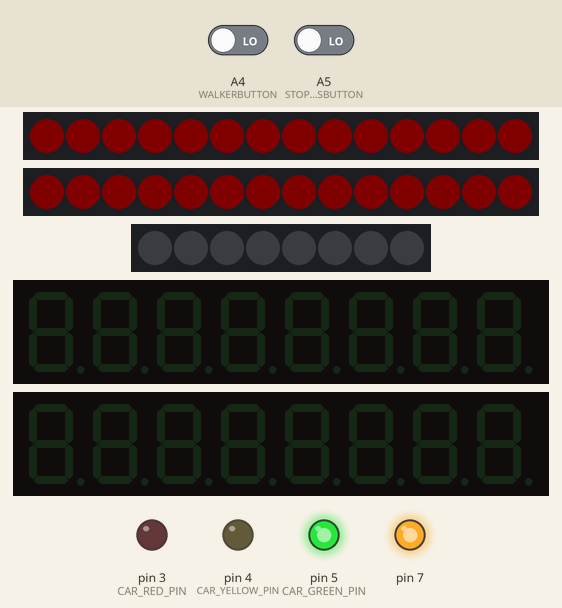
This sketch was run on a simulated Arduino Uno, built with avr-gcc and run on an emulated ATmega328P. Parts: 2 × 14 RGB LEDs in strip order, left to right, 8 RGB LEDs in strip order, left to right, 2 × 8-digit seven-segment display, output pins drawn as LEDs (lit = HIGH). The inputs (shaded band) are chosen by the test bench; at power-on: A4 (WALKERBUTTON) LOW, A5 (STOPCARSBUTTON) LOW. Dim RGB values are drawn brighter than linear; random numbers use the default seed unless the sketch sets one.

Above: at 3.6 s.
3.7 s: A4 (WALKERBUTTON) driven HIGH and A5 (STOPCARSBUTTON) driven HIGH
At 6.0 s:
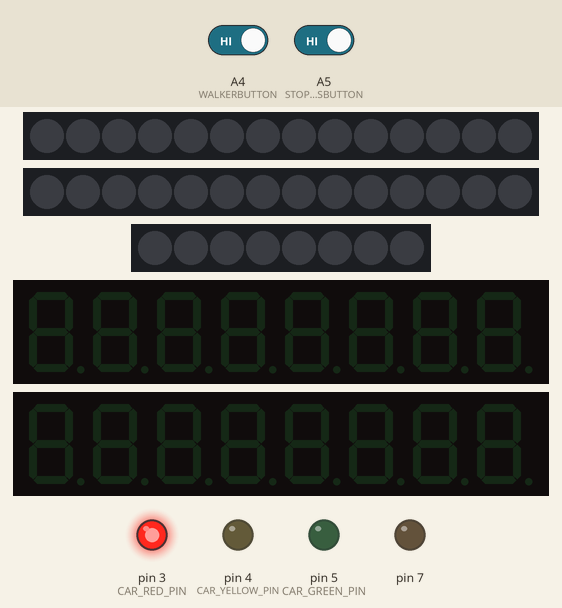
At 8.5 s:
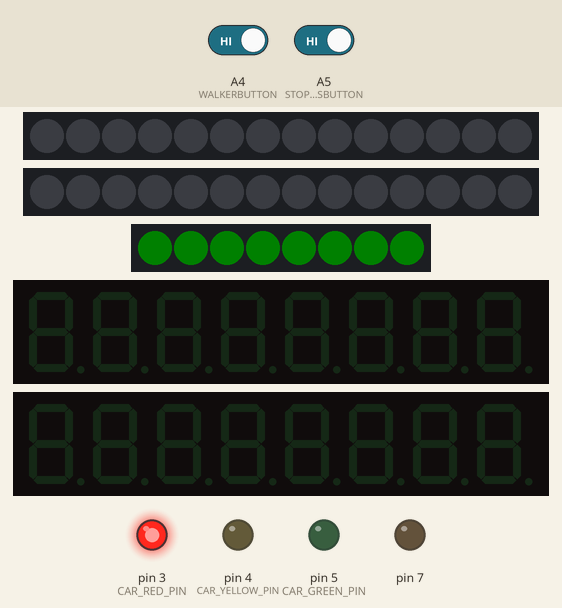
Timing chart, 0 to 15.7 s (numbered marks = the images above; inputs shaded):
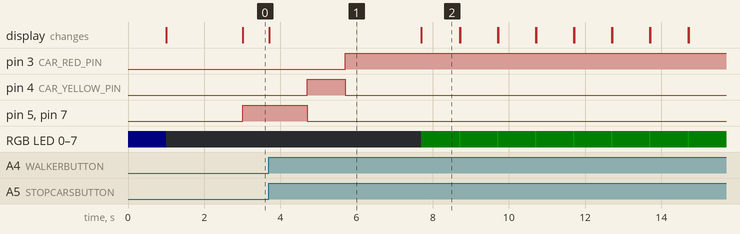

The sketch:

Semaforo.ino
```cpp
// (licence header left out)
#include <Arduino.h>
#include "config.h"
#include <Adafruit_NeoPixel.h>
#include <avr/power.h>
#include "ledStripes.h"
#include "DigitLedDisplay.h"

struct Semaforo {

    uint8_t CAR_RED_PIN;
    uint8_t CAR_YELLOW_PIN;
    uint8_t CAR_GREEN_PIN;
    uint8_t WALKER_RED_PIN;
    uint8_t WALKER_GREEN_PIN;
    uint8_t animationState;
    bool direction;
    bool started;
};

struct Timer {

    uint32_t interval;
    uint32_t lastExecution;
    bool started;
};

struct BlinkAnimation : Timer {

    uint8_t intervalBlinks;
    uint32_t lastExecutionBlinks;
    uint8_t cont;
    bool blink;
    bool started;
};

BlinkAnimation animations[2] = {};

/**
 * @brief
 * 0 -> Cars OPEN;
 * 1 -> Cars CLOSE
 */
int8_t state = -1;

uint8_t cars = 1;
uint8_t walkers = 0;

Timer walkersOpenTimeout;
Timer timeWalkersToCross;
Timer animationSemaforo;
Timer timesLCDTimer;
Timer infoRoadLCDTimer;
Timer addWalkersTimer;
Timer stopCars;

Semaforo semaforo;

DigitLedDisplay timesLCD = DigitLedDisplay(11, 12, 13);
DigitLedDisplay infoRoad = DigitLedDisplay(A0, A1, A2);

uint32_t prueba = 0;

void setup() {

    #ifdef DEBUG
    Serial.begin(9600);
    #endif

    initAnimations();
    initLedStripes();
    initSemaforo();
    initLCD();
    initButtons();
}

void loop() {

    uint32_t time = millis();

    switch (state)
    {
    case OPENCARS:

        blinkLeds(waitWalkerStripes, 2, animations[0], 0xFF, 0x00, 0x00, time);
        algoritmo(time);
        addWalkers(time);
        checkStopCars(time);
        break;
    case OPENWALKERS:

        blinkLeds(walkerAssistantStripes, 1, animations[1], 0x00, 0xFF, 0x00, time);
        checkTimeoutOpenWalkers(time);
        break;

    case CHANGESEMAFORO:

        animateSemaforo(time);
        break;

    default:

        state = OPENCARS;
        animateSemaforo(time);
        break;
    }

    printLcd(infoRoad, time, cars, walkers);
}

void blinkLeds(Adafruit_NeoPixel stripes[], uint8_t arrayLength, BlinkAnimation &animation, uint8_t r, uint8_t g, uint8_t b, uint32_t &time) {

    if (!animation.started) {

        for (uint8_t i = 0; i < arrayLength; i++) {
            stripes[i].fill(stripes[i].Color(r, g, b));
            stripes[i].show();
        }

        animation.started = true;
        animation.lastExecution = time;
    }


    if (time >= animation.interval + animation.lastExecution)
    {
        for (uint8_t i = 0; i < arrayLength; i++) {

            stripes[i].fill(stripes[i].Color(r, g, b));
            stripes[i].show();
        }

        animation.blink = true;
        animation.cont = 0;
        animation.lastExecution = time;
    }


    if (time >= animation.intervalBlinks + animation.lastExecutionBlinks && animation.blink)
    {
        for (uint8_t i = 0; i < arrayLength; i++) {

            stripes[i].setBrightness(100);
            stripes[i].show();
        }

        delay(10);

        for (uint8_t i = 0; i < arrayLength; i++) {

            stripes[i].setBrightness(5);
            stripes[i].show();
        }

        animation.cont++;
        animation.lastExecutionBlinks = time;
        if (animation.cont == 2) {

            animation.blink = false;
        }
    }
}

void algoritmo(uint32_t &time) {

    if (walkers == 0) {

        walkersOpenTimeout.lastExecution = time;
        changeState(OPENCARS, time);
        printLcd(timesLCD, time, 0, false);
    } else if (cars == 0) {


        changeState(OPENWALKERS, time);
        printLcd(timesLCD, time, 0, true);
    } else {

        calcTimeout(walkersOpenTimeout.interval, time);
        if (time >= walkersOpenTimeout.interval + walkersOpenTimeout.lastExecution) {

            changeState(OPENWALKERS, time);
        } else {

            changeState(OPENCARS, time);
        }

        printLcd(timesLCD, time, (walkersOpenTimeout.interval + walkersOpenTimeout.lastExecution - time) / 1000, false);
    }

}

void changeState(uint8_t _state, uint32_t time) {

    if (state != _state) {

        switch (_state) {

        case OPENCARS:

            state = CHANGESEMAFORO;
            animations[0].started = false;

            break;
        case OPENWALKERS:

            state = CHANGESEMAFORO;
            animations[1].started = false;
            timeWalkersToCross.started = false;
            break;
        default:
            break;
        }

        turnOffLights();
    }
}

void calcTimeout(uint32_t &interval, uint32_t &time) {

    uint32_t newInterval = 20000;

    if (walkers < 6) {

        uint8_t percentaje = walkers * 10;
        newInterval = TIMEOUTWALKERS / 100 * (100 - percentaje);
        //Serial.println(newInterval);

    }

    if (newInterval < interval) {

        interval = newInterval;
        walkersOpenTimeout.lastExecution = time;
    }
}

void checkTimeoutOpenWalkers(uint32_t &time) {

    if (!timeWalkersToCross.started) {

        timeWalkersToCross.started = true;
        timeWalkersToCross.lastExecution = time;
    }

    if (time >= timeWalkersToCross.interval + timeWalkersToCross.lastExecution)
    {
        changeState(OPENCARS, time);
        walkers = 0;
    }

    printLcd(timesLCD, time, (timeWalkersToCross.interval + timeWalkersToCross.lastExecution - time) / 1000, true);
}

void turnOffLights() {

    for (uint8_t i = 0; i < 2; i++) {
        waitWalkerStripes[i].clear();
        waitWalkerStripes[i].show();
    }

    for (uint8_t i = 0; i < 1; i++) {
        walkerAssistantStripes[i].clear();
        walkerAssistantStripes[i].show();
    }
}

void animateSemaforo(uint32_t &time) {

    if (semaforo.direction) {

        delay(2000);
        turnOffSemaforo();
        digitalWrite(semaforo.CAR_GREEN_PIN, HIGH);
        digitalWrite(semaforo.WALKER_RED_PIN, HIGH);
        semaforo.animationState = 1;
        semaforo.direction = !semaforo.direction;
        state = OPENCARS;
        Serial.println("Verde");

        //TODO: A quitar
    } else if (!semaforo.started) {

        animationSemaforo.lastExecution = time;
        semaforo.started = true;
    } else if (time >= animationSemaforo.interval + animationSemaforo.lastExecution) {

        turnOffSemaforo();
        switch (semaforo.animationState)
        {
        case 0:
            digitalWrite(semaforo.CAR_RED_PIN, HIGH);
            digitalWrite(semaforo.WALKER_GREEN_PIN, HIGH);
            semaforo.started = false;
            semaforo.direction = !semaforo.direction;
            state = OPENWALKERS;
            Serial.println("Rojo");
            //TODO: A quitar
            delay(2000);
            break;

        case 1:
            digitalWrite(semaforo.CAR_YELLOW_PIN, HIGH);
            Serial.println("Amarillo");
            break;

        default:
            break;
        }

        semaforo.animationState--;
        animationSemaforo.lastExecution = time;
    }
}

void turnOffSemaforo() {

    digitalWrite(semaforo.CAR_RED_PIN, LOW);
    digitalWrite(semaforo.CAR_YELLOW_PIN, LOW);
    digitalWrite(semaforo.CAR_GREEN_PIN, LOW);
    digitalWrite(semaforo.WALKER_RED_PIN, LOW);
    digitalWrite(semaforo.WALKER_GREEN_PIN, LOW);

}

void addWalkers(uint32_t &time) {

    if (time >= addWalkersTimer.interval + addWalkersTimer.lastExecution && digitalRead(WALKERBUTTON) && walkers < 9) {

        walkers++;
        addWalkersTimer.lastExecution = time;
    }

}

void checkStopCars(uint32_t &time) {

    if (time >= stopCars.interval + stopCars.lastExecution && digitalRead(STOPCARSBUTTON)) {

        if (cars == 0) {

            cars = random(1, 5);
        } else {

            cars = 0;
        }

        stopCars.lastExecution = time;
    }
}
```

init.ino
```cpp
void initLedStripes() {

    for (uint8_t i = 0; i < 2; i++)
    {
        waitWalkerStripes[i].begin();
        waitWalkerStripes[i].clear();
        waitWalkerStripes[i].setBrightness(5);
        waitWalkerStripes[i].fill(waitWalkerStripes[i].Color(0, 0, 255));
        waitWalkerStripes[i].show();
    }

    for (uint8_t i = 0; i < 1; i++)
    {
        walkerAssistantStripes[i].begin();
        walkerAssistantStripes[i].clear();
        walkerAssistantStripes[i].setBrightness(5);
        walkerAssistantStripes[i].fill(walkerAssistantStripes[i].Color(0, 0, 255));
        walkerAssistantStripes[i].show();
    }

    walkersOpenTimeout.interval = TIMEOUTWALKERS;
    timeWalkersToCross.interval = TIMETOCROSS;
    delay(1000);
    turnOffLights();
}

void initSemaforo() {

    semaforo.CAR_RED_PIN = 3;
    semaforo.CAR_YELLOW_PIN = 4;
    semaforo.CAR_GREEN_PIN = 5;
    semaforo.WALKER_RED_PIN = 6;
    semaforo.WALKER_RED_PIN = 7;

    pinMode(semaforo.CAR_RED_PIN, OUTPUT);
    pinMode(semaforo.CAR_YELLOW_PIN, OUTPUT);
    pinMode(semaforo.CAR_GREEN_PIN, OUTPUT);
    pinMode(semaforo.WALKER_RED_PIN, OUTPUT);
    pinMode(semaforo.WALKER_RED_PIN, OUTPUT);
    semaforo.animationState = 1;
    semaforo.direction = true;
    animationSemaforo.interval = 1000;
}

void initAnimations() {

    animations[0].interval = 4000;
    animations[0].intervalBlinks = 50;
    animations[0].cont = 0;

    animations[1].interval = 1000;
    animations[1].intervalBlinks = 100;
    animations[1].cont = 0;
}

void initLCD() {

    timesLCD.setBright(10);
    timesLCD.setDigitLimit(8);
    infoRoad.setBright(10);
    infoRoad.setDigitLimit(8);
    timesLCDTimer.interval = 1000;
    infoRoadLCDTimer.interval = 1000;
}

void initButtons() {

    pinMode(WALKERBUTTON, INPUT);
    pinMode(STOPCARSBUTTON, INPUT);

    addWalkersTimer.interval = 1000;
    stopCars.interval = 1000;
}
```

ledStripes.h
```cpp
#include <Adafruit_NeoPixel.h>

Adafruit_NeoPixel waitWalkerStripes[2] = {

    Adafruit_NeoPixel(14, 8, NEO_GRB + NEO_KHZ800),
    Adafruit_NeoPixel(14, 9, NEO_GRB + NEO_KHZ800)

};


Adafruit_NeoPixel walkerAssistantStripes[1] = {

    Adafruit_NeoPixel(8, 10, NEO_GRB + NEO_KHZ800)

};
```

config.h
```cpp
//#define DEBUG

#define OPENCARS 0
#define OPENWALKERS 1
#define CHANGESEMAFORO 2

#define TIMEOUTWALKERS 90000

#define TIMETOCROSS 35000

#define WALKERBUTTON A4

#define STOPCARSBUTTON A5
```

printLCD.ino
```cpp
/**
 * @brief
 *
 * @param lcd
 * @param time
 * @param data
 * @param side
 */
void printLcd(DigitLedDisplay lcd, uint32_t &time, uint32_t data, bool side) {

    if (time >= timesLCDTimer.interval + timesLCDTimer.lastExecution) {

        lcd.clear();
        if (side) {

            lcd.printDigit(data, 0);
        } else {

            lcd.printDigit(data, 4);
        }

        timesLCDTimer.lastExecution = time;
    }
}

void printLcd(DigitLedDisplay lcd, uint32_t &time, uint8_t cars, uint8_t walkers) {

    if (time >= infoRoadLCDTimer.interval + infoRoadLCDTimer.lastExecution) {

        lcd.clear();
        lcd.printDigit(cars, 4);
        lcd.printDigit(walkers, 0);

        infoRoadLCDTimer.lastExecution = time;
    }
}
/*
void printLcd(DigitLedDisplay lcd, uint32_t &time, uint) {

    if (time >= timesLCDTimer.interval + timesLCDTimer.lastExecution) {

        lcd.clear();
        lcd.printDigit(data);
        Serial.println(data);

        timesLCDTimer.lastExecution = time;
    }
}*/
```

Measured:
- after the input at 3.7 s, pin 3 (CAR_RED_PIN): LOW → HIGH after 2.0 s; pin 4 (CAR_YELLOW_PIN): LOW → HIGH after 1.0 s, → LOW 1.0 s later; pin 5 (CAR_GREEN_PIN), pin 7: HIGH → LOW after 1.0 s
- what the display in image 1 shows lasts 4.0 s, from 3.7 s to 7.7 s
